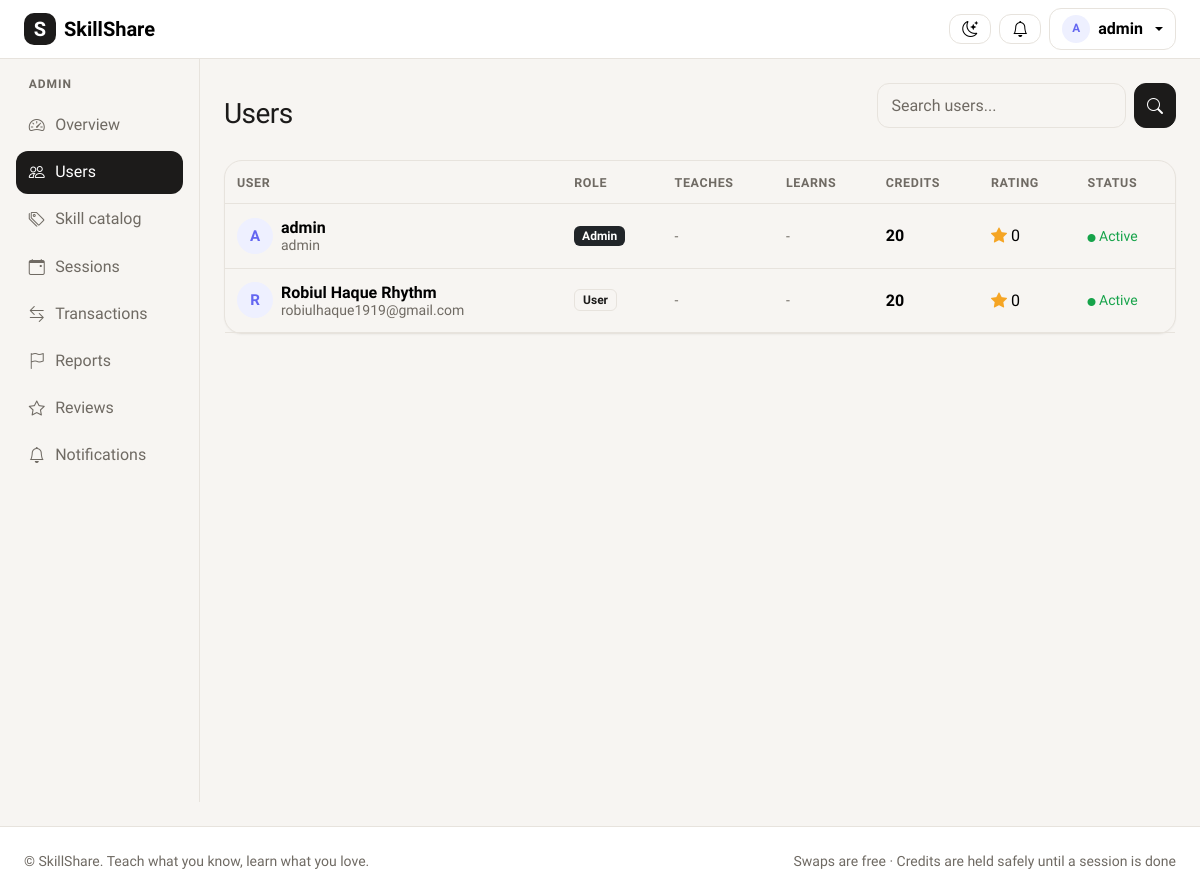
The app's page /admin-panel/users/ (signed in), older data.
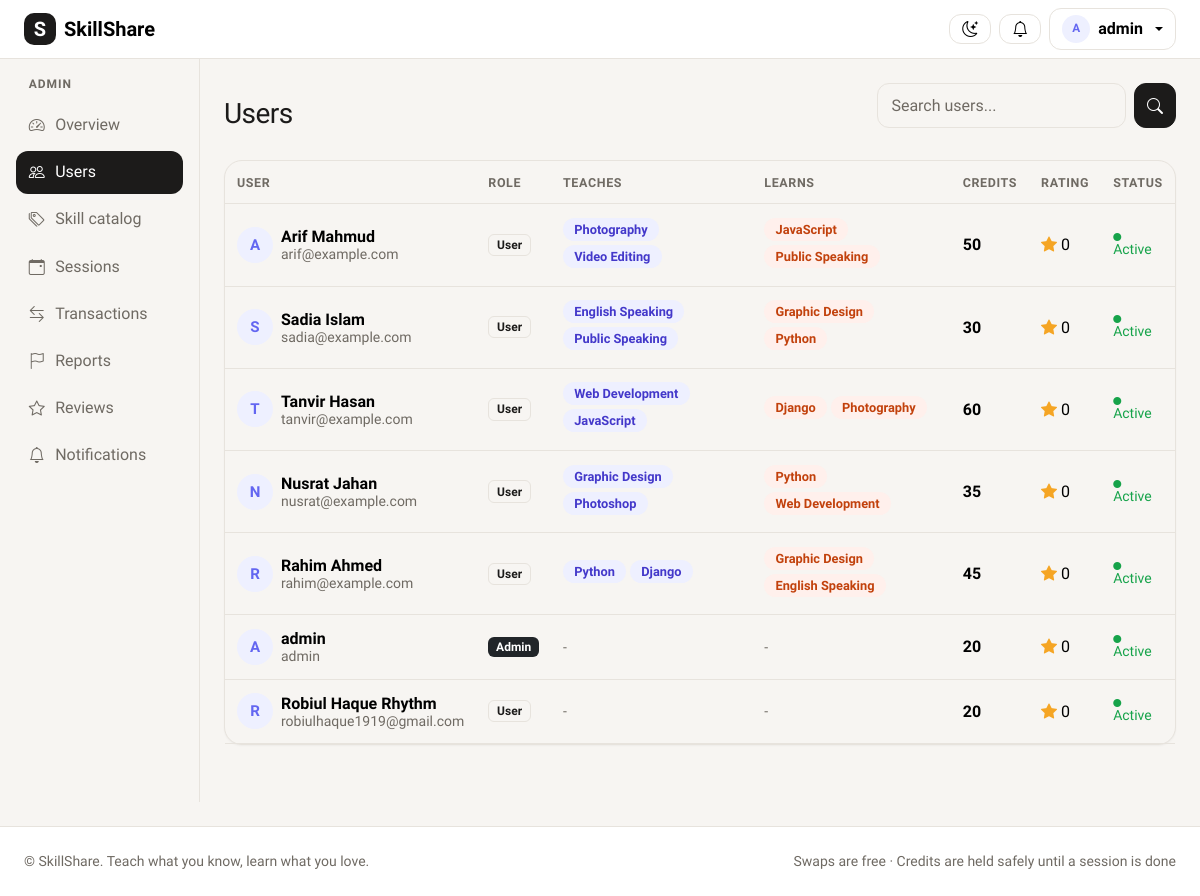
The same page, newer data.
### accounts/models.py (models this page shows, shortened)
class User(AbstractUser):
    ROLE_CHOICES = [
        ("user", "User"),
        ("admin", "Admin"),
    ]
    role = models.CharField(max_length=10, choices=ROLE_CHOICES, default="user")
    bio = models.TextField(blank=True)
    location = models.CharField(max_length=100, blank=True)
    photo = models.ImageField(upload_to="photos/", blank=True, null=True)
    credits = models.IntegerField(default=20)  # every new user gets 20 credits
    def is_admin(self):
        return self.role == "admin"
    def display_name(self):
        return self.get_full_name() or self.username
    def teach_skills(self):
        return self.skills.filter(kind="teach")
    def learn_skills(self):
        return self.skills.filter(kind="learn")
    def average_rating(self):
        from feedback.models import Review
        ratings = []
        for review in Review.objects.filter(reviewed_user=self):
            ratings.append(review.rating)
        if not ratings:
            return 0
        return round(sum(ratings) / len(ratings), 1)

### skills/models.py (models this page shows, shortened)
class UserSkill(models.Model):
    KIND_CHOICES = [
        ("teach", "I can teach"),
        ("learn", "I want to learn"),
        ("learned", "I have learned"),
    ]
    user = models.ForeignKey(User, on_delete=models.CASCADE, related_name="skills")
    skill = models.ForeignKey(Skill, on_delete=models.CASCADE)
    kind = models.CharField(max_length=10, choices=KIND_CHOICES)
    level = models.CharField(max_length=20, choices=LEVEL_CHOICES, default="beginner")
    class Meta:
        unique_together = ["user", "skill", "kind"]

class Skill(models.Model):
    name = models.CharField(max_length=60, unique=True)
    category = models.CharField(max_length=60, default="Other")
    class Meta:
        ordering = ["category", "name"]

### accounts/views.py (the view, shortened to what this page needs)
# urls.py: path("admin-panel/users/", accounts_views.admin_users, name="admin_users"),
@login_required
def admin_users(request):
    if not_admin(request):
        return redirect("dashboard")
    query = request.GET.get("q", "")
    users = User.objects.all().order_by("-date_joined")
    return render(request, "accounts/admin_users.html", {"users": users, "query": query})

### accounts/views.py (called while the page is built)
def not_admin(request):
    if not request.user.is_admin():
        messages.error(request, "Only admins can open that page.")
        return True
    return False

### templates/accounts/admin_users.html (shortened to what this page needs)
{% extends "base.html" %}
{% block content %}
<div class="d-flex justify-content-between align-items-center flex-wrap gap-2 mb-3">
  <h1 class="h3 mb-0">Users</h1>
  <form method="get" class="d-flex gap-2">
    <input type="text" name="q" value="{{ query }}" class="form-control" placeholder="Search users...">
    <button class="btn btn-dark"><i class="bi bi-search"></i></button>
  </form>
</div>
<div class="card">
  <div class="table-responsive">
    <table class="table table-clickable mb-0 align-middle">
      <thead>
        <tr><th>User</th><th>Role</th><th>Teaches</th><th>Learns</th><th>Credits</th><th>Rating</th><th>Status</th></tr>
      </thead>
      <tbody>
        {% for u in users %}
          <tr onclick="window.location='{% url 'admin_user_detail' u.pk %}'">
            <td>
              <div class="d-flex align-items-center gap-2">
                {% include "shared/_avatar.html" with person=u size=36 %}
                <div>
                  <div class="fw-semibold">{{ u.display_name }}</div>
                  <div class="small text-secondary">{{ u.email|default:u.username }}</div>
                </div>
              </div>
            </td>
            <td>{% if u.is_admin %}<span class="badge bg-dark">Admin</span>{% else %}<span class="badge badge-soft">User</span>{% endif %}</td>
            <td>{% for s in u.teach_skills %}<span class="skill-tag">{{ s.skill.name }}</span>{% empty %}<span class="text-secondary small">-</span>{% endfor %}</td>
            <td>{% for s in u.learn_skills %}<span class="skill-tag learn">{{ s.skill.name }}</span>{% empty %}<span class="text-secondary small">-</span>{% endfor %}</td>
            <td class="fw-semibold">{{ u.credits }}</td>
            <td><span class="stars"><i class="bi bi-star-fill"></i></span> {{ u.average_rating }}</td>
            <td>{% if u.is_active %}<span class="small text-green"><i class="bi bi-circle-fill" style="font-size:.5rem"></i> Active</span>{% else %}<span class="badge bg-danger-subtle text-danger-emphasis">Suspended</span>{% endif %}</td>
          </tr>
        {% empty %}
          <tr><td colspan="7" class="empty-state">No users found.</td></tr>
        {% endfor %}
      </tbody>
    </table>
  </div>
</div>
{% endblock %}

### templates/base.html (shortened to what the changed rows need)
{% load static %}
<html lang="en">
<head>
  <link href="https://cdn.jsdelivr.net/npm/bootstrap@5.3.3/dist/css/bootstrap.min.css" rel="stylesheet">
  <link href="https://cdn.jsdelivr.net/npm/bootstrap-icons@1.11.3/font/bootstrap-icons.min.css" rel="stylesheet">
  <link href="{% static 'accounts/base.css' %}?v=4" rel="stylesheet">
</head>
<body>
  <nav class="navbar navbar-expand bg-body border-bottom sticky-top">
    <div class="container-fluid px-3 px-lg-4">
      <div class="ms-auto d-flex align-items-center gap-2">
        {% if user.is_authenticated %}
          <a href="{% url 'notifications' %}" class="btn btn-light position-relative" title="Notifications">
            <i class="bi bi-bell"></i>
          </a>
          <div class="dropdown">
            <button class="btn btn-light dropdown-toggle d-flex align-items-center gap-2" data-bs-toggle="dropdown">
              {% include "shared/_avatar.html" with person=user size=28 %}
              <span class="d-none d-md-inline">{{ user.display_name }}</span>
            </button>
          </div>
        {% else %}
          <a href="{% url 'login' %}" class="btn btn-light">Log in</a>
          <a href="{% url 'register' %}" class="btn btn-coral">Join free</a>
        {% endif %}
      </div>
    </div>
  </nav>
  <div class="container-fluid">
    <div class="row">
      <main class="{% if user.is_authenticated or request.resolver_match.url_name != 'home' %}col-lg-10{% else %}col-12{% endif %} py-4 px-3 px-lg-4">
        {% block content %}{% endblock %}
      </main>
    </div>
  </div>
</body>
</html>

### templates/shared/_avatar.html (shortened to what this page needs)
{% if person.photo %}
  <img src="{{ person.photo.url }}" alt="{{ person }}" class="avatar" style="width: {{ size|default:40 }}px; height: {{ size|default:40 }}px;">
{% else %}
  <span class="avatar avatar-letter" style="width: {{ size|default:40 }}px; height: {{ size|default:40 }}px; font-size: calc({{ size|default:40 }}px * 0.42);">{{ person.display_name|first|upper }}</span>
{% endif %}

Row changes from the older to the newer data that the page shows:
added User: {{ size|default:40 }} 36 (drawn), display_name|first "A", display_name "Arif Mahmud", email "arif@example.com", role "User", credits "50", average_rating "0", is_active True (drawn)
added UserSkill: skill.name "Photography", shown under "A"
added UserSkill: skill.name "Video Editing", shown under "A"
added UserSkill: skill.name "JavaScript", shown under "A"
added UserSkill: skill.name "Public Speaking", shown under "A"
added User: {{ size|default:40 }} 36 (drawn), display_name|first "S", display_name "Sadia Islam", email "sadia@example.com", role "User", credits "30", average_rating "0", is_active True (drawn)
added UserSkill: skill.name "English Speaking", shown under "S"
added UserSkill: skill.name "Public Speaking", shown under "S"
added UserSkill: skill.name "Graphic Design", shown under "S"
added UserSkill: skill.name "Python", shown under "S"
added User: {{ size|default:40 }} 36 (drawn), display_name|first "T", display_name "Tanvir Hasan", email "tanvir@example.com", role "User", credits "60", average_rating "0", is_active True (drawn)
added UserSkill: skill.name "Web Development", shown under "T"
added UserSkill: skill.name "JavaScript", shown under "T"
added UserSkill: skill.name "Django", shown under "T"
added UserSkill: skill.name "Photography", shown under "T"
added User: {{ size|default:40 }} 36 (drawn), display_name|first "N", display_name "Nusrat Jahan", email "nusrat@example.com", role "User", credits "35", average_rating "0", is_active True (drawn)
added UserSkill: skill.name "Graphic Design", shown under "N"
added UserSkill: skill.name "Photoshop", shown under "N"
added UserSkill: skill.name "Python", shown under "N"
added UserSkill: skill.name "Web Development", shown under "N"
added User: {{ size|default:40 }} 36 (drawn), display_name|first "R", display_name "Rahim Ahmed", email "rahim@example.com", role "User", credits "45", average_rating "0", is_active True (drawn)
added UserSkill: skill.name "Python", shown under "R"
added UserSkill: skill.name "Django", shown under "R"
added UserSkill: skill.name "Graphic Design", shown under "R"
added UserSkill: skill.name "English Speaking", shown under "R"
